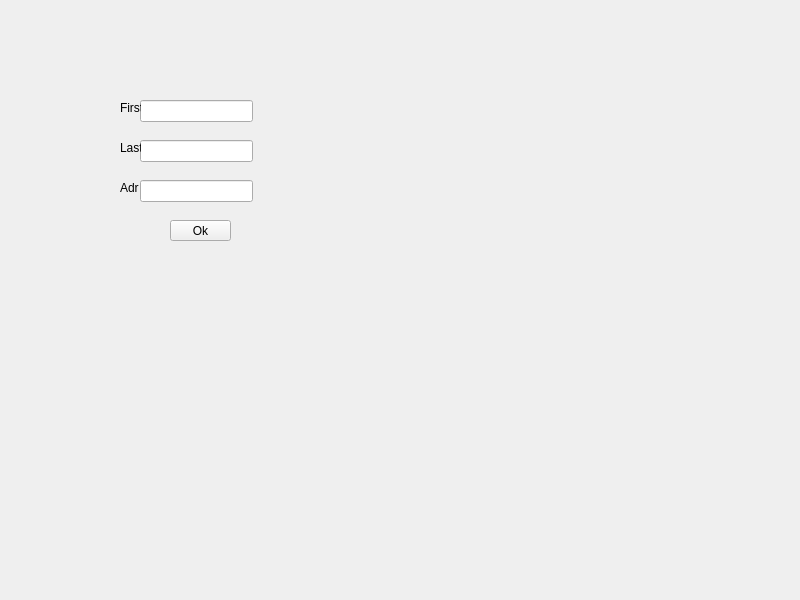
<?xml version="1.0" encoding="UTF-8"?>
<ui version="4.0">
 <class>guinewplayer</class>
 <widget class="QWidget" name="guinewplayer">
  <property name="geometry">
   <rect>
    <x>0</x>
    <y>0</y>
    <width>800</width>
    <height>600</height>
   </rect>
  </property>
  <property name="windowTitle">
   <string>guinewplayer</string>
  </property>
  <widget class="QLineEdit" name="first_name">
   <property name="geometry">
    <rect>
     <x>140</x>
     <y>100</y>
     <width>113</width>
     <height>22</height>
    </rect>
   </property>
  </widget>
  <widget class="QLineEdit" name="last_name">
   <property name="geometry">
    <rect>
     <x>140</x>
     <y>140</y>
     <width>113</width>
     <height>22</height>
    </rect>
   </property>
  </widget>
  <widget class="QLineEdit" name="adr">
   <property name="geometry">
    <rect>
     <x>140</x>
     <y>180</y>
     <width>113</width>
     <height>22</height>
    </rect>
   </property>
  </widget>
  <widget class="QPushButton" name="ok_btn">
   <property name="geometry">
    <rect>
     <x>170</x>
     <y>220</y>
     <width>61</width>
     <height>21</height>
    </rect>
   </property>
   <property name="text">
    <string>Ok</string>
   </property>
  </widget>
  <widget class="QLabel" name="label">
   <property name="geometry">
    <rect>
     <x>120</x>
     <y>100</y>
     <width>21</width>
     <height>16</height>
    </rect>
   </property>
   <property name="text">
    <string>First</string>
   </property>
  </widget>
  <widget class="QLabel" name="label_2">
   <property name="geometry">
    <rect>
     <x>120</x>
     <y>140</y>
     <width>21</width>
     <height>16</height>
    </rect>
   </property>
   <property name="text">
    <string>Last</string>
   </property>
  </widget>
  <widget class="QLabel" name="label_3">
   <property name="geometry">
    <rect>
     <x>120</x>
     <y>180</y>
     <width>21</width>
     <height>16</height>
    </rect>
   </property>
   <property name="text">
    <string>Adr</string>
   </property>
  </widget>
 </widget>
 <resources/>
 <connections/>
</ui>
